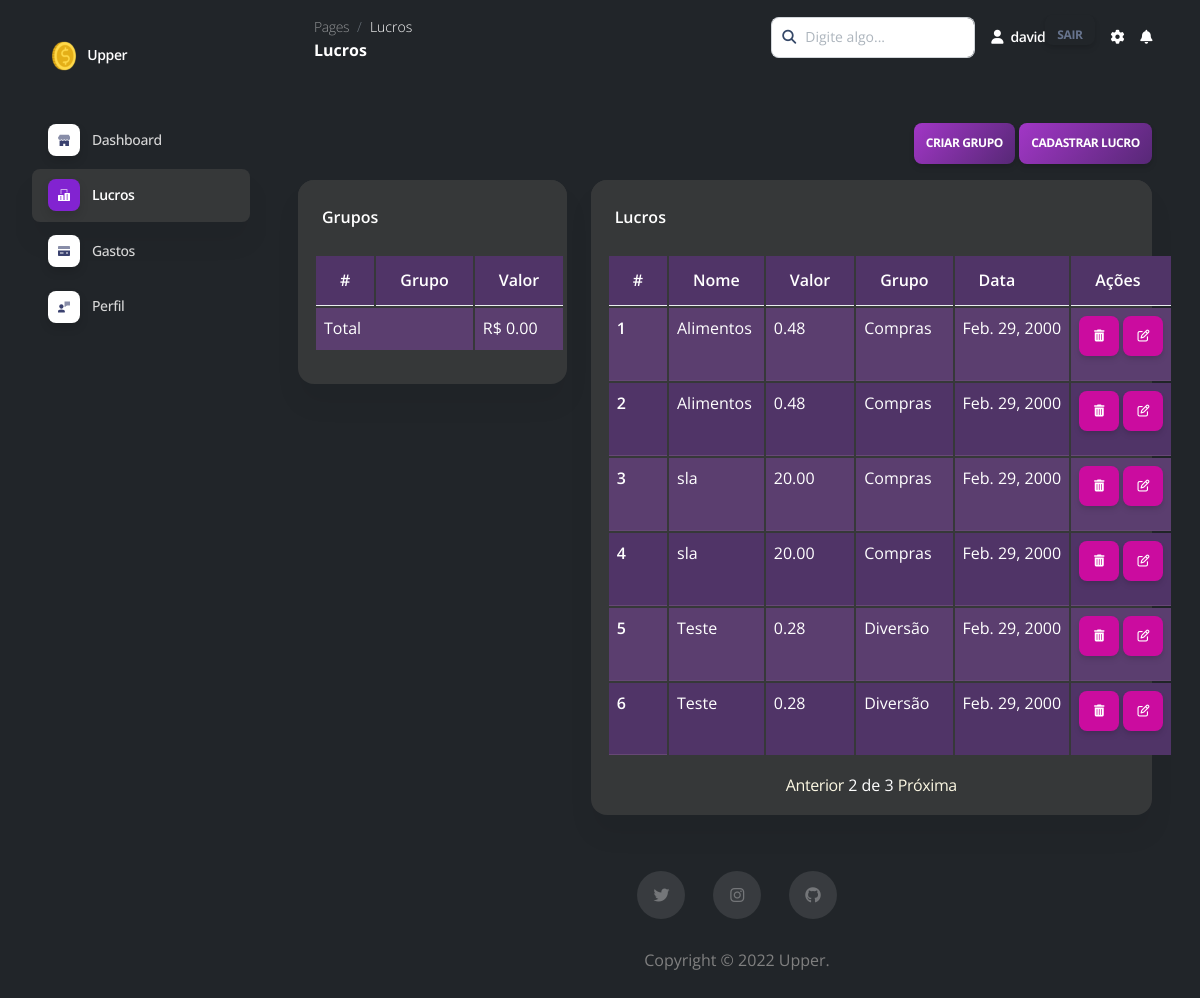
/profits?page=2 (signed in), run on the app's committed database.
### main/models.py (models this page shows)
class User(AbstractBaseUser, PermissionsMixin):
    id = models.UUIDField(primary_key=True, default=uuid.uuid4, editable=False)
    username = models.CharField(max_length=200, unique=True)
    email = models.EmailField(unique=True)
    password = models.CharField(max_length=200)
    is_staff = models.BooleanField(null=True)
    is_superuser = models.BooleanField(null=True)
    objects = UserManager()
    USERNAME_FIELD = "username"

class Profits(models.Model):
    name = models.CharField(max_length=200)
    value = models.DecimalField(decimal_places=2, max_digits=10)
    user = models.ForeignKey(get_user_model(), on_delete=models.CASCADE, default="")
    group = models.ForeignKey(GroupProfits, on_delete=models.CASCADE)
    date = models.DateField()

class GroupProfits(models.Model):
    name = models.CharField(max_length=200)
    user = models.ForeignKey(get_user_model(), on_delete=models.CASCADE, default="")
    def __str__(self):
        return self.name

### main/views.py (the view, shortened to what this page needs)
# urls.py: path("profits", profits.as_view(), name="profits"),
class profits(View, LoginRequiredMixin):
    login_url = "/signin"
    currentDateTime = datetime.now()
    date = currentDateTime.date()
    year = date.strftime("%Y")
    month = date.strftime("%m")
    def get(self, request):
        result = (
            Profits.objects.values("group")
            .filter(user=request.user, date__year=self.year, date__month=self.month)
            .annotate(Sum("value"))
        )
        gr1 = GroupProfits.objects.filter(user=request.user)
        gr = []
        profits = Profits.objects.filter(user=request.user).order_by("-id")
        paginator = Paginator(profits, 6)
        page = request.GET.get("page")
        profitsR = paginator.get_page(page)
        form1 = RegisterProfitsForm(user=request.user)
        form = RegisterGroupProfitsForm()
        formE = EditProfitsForm(user=request.user)
        valorR = 0
        p = Profits.objects.filter(
            user=request.user, date__year=self.year, date__month=self.month
        )
        for item in p:  # pragma: no cover
            valorR += item.value
        item = {
            "form1": form1,
            "profits": profitsR,
            "form": form,
            "formE": formE,
            "groups": gr,
            "result": valorR,
        }
        return render(request, "dashboard/profits.html", item)

### main/forms.py
class RegisterProfitsForm(forms.ModelForm):
    value = forms.DecimalField(
        widget=forms.NumberInput(
            attrs={"placeholder": "Digite o valor...", "class": "form-control"}
        ),
        decimal_places=2,
        max_digits=10,
    )
    date = forms.DateField(
        widget=forms.TextInput(
            attrs={"placeholder": "Digite uma data...", "class": "form-control"}
        ),
        input_formats=["%m/%d/%Y"],
    )
    name = forms.CharField(
        widget=forms.TextInput(
            attrs={"placeholder": "Digite o nome...", "class": "form-control"}
        )
    )
    group = forms.ModelChoiceField(queryset=GroupProfits.objects.all())
    def __init__(self, *args, **kwargs):
        user = kwargs.pop("user", None)
        super(RegisterProfitsForm, self).__init__(*args, **kwargs)
        if user:
            self.fields["group"].queryset = self.fields["group"].queryset.filter(
                user=user
            )
            self.fields["group"].widget.attrs["class"] = "form-control"
    class Meta:
        model = Profits
        fields = ["name", "value", "group", "date"]

class RegisterGroupProfitsForm(forms.ModelForm):
    name = forms.CharField(
        widget=forms.TextInput(
            attrs={"placeholder": "Digite o nome do grupo...", "class": "form-control"}
        )
    )
    class Meta:
        model = GroupProfits
        fields = ["name"]

### main/templates/dashboard/profits.html (shortened to what this page needs)
<!DOCTYPE html>
{% load static %}
<html lang="en">
<head>
  <link href="{% static 'dashboard/assets/css/nucleo-icons.css' %}" rel="stylesheet" />
  <link href="{% static 'dashboard/assets/css/nucleo-svg.css' %}" rel="stylesheet" />
  <link href="{% static 'dashboard/assets/css/nucleo-svg.css' %}" rel="stylesheet" />
  <link id="pagestyle" href="{% static 'dashboard/assets/css/soft-ui-dashboard.css' %}" rel="stylesheet" />
</head>
<body class="g-sidenav-show">
  <aside class="sidenav navbar navbar-vertical navbar-expand-xs border-0 border-radius-xl my-3 fixed-start ms-3 " style="z-index: 0" id="sidenav-main">
    <div class="sidenav-header">
      <a class="navbar-brand m-0" href="/" target="_blank">
        <img src="{% static 'main/assets/favicon.ico' %}" class="navbar-brand-img h-100" alt="main_logo">
        <span class="ms-1 font-weight-bold">Upper</span>
      </a>
    </div>
    <hr class="light mt-0">
    <div class="collapse navbar-collapse  w-auto " id="sidenav-collapse-main">
      <ul class="navbar-nav">
        <li class="nav-item">
          <a class="nav-link" href="dashboard">
            <div class="icon icon-shape icon-sm shadow border-radius-md bg-white text-center me-2 d-flex align-items-center justify-content-center">
            </div>
            <span class="nav-link-text ms-1">Dashboard</span>
          </a>
        </li>
        <li class="nav-item">
          <a class="nav-link active" href="profits">
            <div class="icon icon-shape icon-sm shadow border-radius-md bg-white text-center me-2 d-flex align-items-center justify-content-center">
            </div>
            <span class="nav-link-text ms-1">Lucros</span>
          </a>
        </li>
        <li class="nav-item">
          <a class="nav-link  " href="spending">
            <div class="icon icon-shape icon-sm shadow border-radius-md bg-white text-center me-2 d-flex align-items-center justify-content-center">
            </div>
            <span class="nav-link-text ms-1">Gastos</span>
          </a>
        </li>
        <li class="nav-item">
            <a class="nav-link  " href="profile">
              <div class="icon icon-shape icon-sm shadow border-radius-md bg-white text-center me-2 d-flex align-items-center justify-content-center">
              </div>
              <span class="nav-link-text ms-1">Perfil</span>
            </a>
          </li>
      </ul>
    </div>
  </aside>
  <main class="main-content position-relative max-height-vh-100 h-100 border-radius-lg ">
    <nav class="navbar navbar-main navbar-expand-lg px-0 mx-4 shadow-none border-radius-xl" id="navbarBlur" navbar-scroll="true">
      <div class="container-fluid py-1 px-3">
        <nav aria-label="breadcrumb">
          <ol class="breadcrumb bg-transparent mb-0 pb-0 pt-1 px-0 me-sm-6 me-5">
            <li class="breadcrumb-item text-sm"><a class="opacity-5 text-light" href="javascript:;">Pages</a></li>
            <li class="breadcrumb-item text-sm text-light active" aria-current="page">Lucros</li>
          </ol>
          <h6 class="font-weight-bolder mb-0">Lucros</h6>
        </nav>
        <div class="collapse navbar-collapse mt-sm-0 mt-2 me-md-0 me-sm-4" id="navbar">
          <div class="ms-md-auto pe-md-3 d-flex align-items-center">
            <div class="input-group">
              <span class="input-group-text text-body" style="z-index: auto;"><i class="fas fa-search text-dark" aria-hidden="true"></i></span>
              <input type="text" class="form-control" placeholder="Digite algo...">
            </div>
          </div>
          <ul class="navbar-nav  justify-content-end">
            <li class="nav-item d-flex align-items-center">
              <a href="javascript:;" class="nav-link text-body font-weight-bold px-0">
                <i class="fa fa-user me-sm-1"></i>
                <span class="d-sm-inline d-none">{{ user.username }}</span>
                <a class="btn bnt-secondary" style="height: 30px;" href='logout'>Sair</a>
              </a>
            </li>
            <li class="nav-item px-3 d-flex align-items-center">
              <a href="javascript:;" class="nav-link text-body p-0">
                <i class="fa fa-cog fixed-plugin-button-nav cursor-pointer"></i>
              </a>
            </li>
            <li class="nav-item dropdown pe-2 d-flex align-items-center">
              <a href="javascript:;" class="nav-link text-body p-0" id="dropdownMenuButton" data-bs-toggle="dropdown" aria-expanded="false">
                <i class="fa fa-bell cursor-pointer"></i>
              </a>
            </li>
          </ul>
        </div>
      </div>
    </nav>
    <div class="container-fluid py-4">
      <div class="row">
      <div class="row mt-4">
        <div style="text-align: end;">
            <button type="button" class="btn bg-gradient-info" data-bs-toggle="modal" data-bs-target="#modalGroup">Criar grupo</button>
            <button type="button" class="btn bg-gradient-info" data-bs-toggle="modal" data-bs-target="#modalProfits" >Cadastrar lucro</button>
        </div>
        <div class="col-lg-4">
            <div class="card z-index-2">
                <div class="card-header pb-0">
                    <h6>Grupos</h6>
                </div>
                <div class="card-body p-3">
                    <table class="table table-striped table-purple">
                        <thead>
                          <tr>
                            <th scope="col">#</th>
                            <th scope="col">Grupo</th>
                            <th scope="col">Valor</th>
                          </tr>
                        </thead>
                        <tbody>
                            <td colspan="2">Total</td>
                            <td>R$ {{result | floatformat:2}}</td>
                        </tbody>
                      </table>
                </div>
            </div>
        </div>
        <div class="col-lg-8">
            <div class="card">
                <div class="card-header pb-0">
                    <h6>Lucros</h6>
                </div>
                <div class="card-body p-3">
                    <table class="table table-striped table-purple">
                        <thead>
                          <tr>
                            <th scope="col">#</th>
                            <th scope="col">Nome</th>
                            <th scope="col">Valor</th>
                            <th scope="col">Grupo</th>
                            <th scope="col">Data</th>
                            <th scope="col">Ações</th>
                          </tr>
                        </thead>
                        <tbody>
                            {% for item in profits %}
                            <tr>
                                <th scope="row">{{ forloop.counter }}</th>
                                <td>{{item.name}}</td>
                                <td>{{item.value}}</td>
                                <td>{{item.group}}</td>
                                <td>{{item.date}}</td>
                                <td>
                                    <div>
                                        <a style="width: 40px; height: 40px;" href="{% url 'profitDel' item.id %}" type="submit" class="btn btn-primary"><i class="fa fa-trash"></i></a>
                                        <a data-bs-toggle="modal" data-bs-target="#modalEditProfits{{item.id}}" style="width: 40px; height: 40px;" type="button" class="btn btn-primary"><i class="fa fa-edit"></i></a>
                                    </div>
                        </td>
                            </tr>
                            {% endfor %}
                        </tbody>
                      </table>
                      <div class="pagination">
                        <span class="step-links">
                            {% if profits.has_previous %}
                                <a href="?page={{ profits.previous_page_number }}">Anterior</a>
                            {% endif %}
                            <span class="current">
                                {{ profits.number }} de {{ profits.paginator.num_pages }}
                            </span>
                            {% if profits.has_next %}
                                <a href="?page={{ profits.next_page_number }}">Próxima</a>
                            {% endif %}
                        </span>
                    </div>
                </div>
            </div>
        </div>
      </div>
      <footer class="footer py-5">
        <div class="container">
          <div class="row">
            <div class="col-lg-8 mx-auto text-center mb-4 mt-2">
              <a href="javascript:;" target="_blank" class="text-secondary me-xl-4 me-4">
                <span class="text-lg fab fa-twitter"></span>
              </a>
              <a href="javascript:;" target="_blank" class="text-secondary me-xl-4 me-4">
                <span class="text-lg fab fa-instagram"></span>
              </a>
              <a href="javascript:;" target="_blank" class="text-secondary me-xl-4 me-4" style="margin: 0px !important;">
                <span class="text-lg fab fa-github"></span>
              </a>
            </div>
          </div>
          <div class="row">
            <div class="col-8 mx-auto text-center mt-1">
              <p class="mb-0 text-secondary">
                Copyright © 2022 Upper.
              </p>
            </div>
          </div>
        </div>
      </footer>
    </div>
  </main>
</body>
</html>

### main/static/dashboard/assets/css/nucleo-svg.css (style rules this page uses)
.icon { display: inline-block; color: #111111; height: 1em; width: 1em; }
.icon-sm { height: 0.8em; width: 0.8em; }
.icon { fill: currentColor; stroke: none; }

### data on the page
User: username "david"
Profits: name "Alimentos", value "0.48", group "Compras", date "Feb. 29, 2000"
Profits: name "Alimentos", value "0.48", group "Compras", date "Feb. 29, 2000"
Profits: name "sla", value "20.00", group "Compras", date "Feb. 29, 2000"
Profits: name "sla", value "20.00", group "Compras", date "Feb. 29, 2000"
Profits: name "Teste", value "0.28", group "Diversão", date "Feb. 29, 2000"
Profits: name "Teste", value "0.28", group "Diversão", date "Feb. 29, 2000"

### other printed values
{{ result | floatformat:2 }} "0.00"
{{ profits.number }} "2"
{{ profits.paginator.num_pages }} "3"
